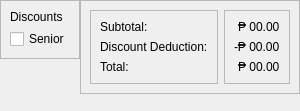
                    <widget class="QWidget" name="widget_7" native="true">
                     <property name="sizePolicy">
                      <sizepolicy hsizetype="Preferred" vsizetype="Maximum">
                       <horstretch>0</horstretch>
                       <verstretch>0</verstretch>
                      </sizepolicy>
                     </property>
                     <layout class="QHBoxLayout" name="horizontalLayout_10">
                      <property name="spacing">
                       <number>0</number>
                      </property>
                      <property name="leftMargin">
                       <number>0</number>
                      </property>
                      <property name="topMargin">
                       <number>0</number>
                      </property>
                      <property name="rightMargin">
                       <number>0</number>
                      </property>
                      <property name="bottomMargin">
                       <number>17</number>
                      </property>
                      <item alignment="Qt::AlignTop">
                       <widget class="QFrame" name="frame_8">
                        <property name="frameShape">
                         <enum>QFrame::StyledPanel</enum>
                        </property>
                        <property name="frameShadow">
                         <enum>QFrame::Raised</enum>
                        </property>
                        <layout class="QVBoxLayout" name="verticalLayout_20">
                         <property name="spacing">
                          <number>5</number>
                         </property>
                         <item>
                          <widget class="QLabel" name="label_38">
                           <property name="sizePolicy">
                            <sizepolicy hsizetype="Preferred" vsizetype="Maximum">
                             <horstretch>0</horstretch>
                             <verstretch>0</verstretch>
                            </sizepolicy>
                           </property>
                           <property name="text">
                            <string>Discounts</string>
                           </property>
                          </widget>
                         </item>
                         <item>
                          <widget class="QCheckBox" name="SeniorCheckBox">
                           <property name="text">
                            <string>Senior</string>
                           </property>
                          </widget>
                         </item>
                        </layout>
                       </widget>
                      </item>
                      <item>
                       <widget class="QFrame" name="frame_9">
                        <property name="frameShape">
                         <enum>QFrame::StyledPanel</enum>
                        </property>
                        <property name="frameShadow">
                         <enum>QFrame::Raised</enum>
                        </property>
                        <layout class="QHBoxLayout" name="horizontalLayout_11">
                         <item>
                          <widget class="QFrame" name="frame_10">
                           <property name="frameShape">
                            <enum>QFrame::StyledPanel</enum>
                           </property>
                           <property name="frameShadow">
                            <enum>QFrame::Raised</enum>
                           </property>
                           <layout class="QVBoxLayout" name="verticalLayout_21">
                            <item>
                             <widget class="QLabel" name="label_39">
                              <property name="text">
                               <string>Subtotal:</string>
                              </property>
                             </widget>
                            </item>
                            <item>
                             <widget class="QLabel" name="label_40">
                              <property name="text">
                               <string>Discount Deduction:</string>
                              </property>
                             </widget>
                            </item>
                            <item>
                             <widget class="QLabel" name="label_41">
                              <property name="text">
                               <string>Total:</string>
                              </property>
                             </widget>
                            </item>
                           </layout>
                          </widget>
                         </item>
                         <item>
                          <widget class="QFrame" name="frame_11">
                           <property name="frameShape">
                            <enum>QFrame::StyledPanel</enum>
                           </property>
                           <property name="frameShadow">
                            <enum>QFrame::Raised</enum>
                           </property>
                           <layout class="QVBoxLayout" name="verticalLayout_22">
                            <item alignment="Qt::AlignRight">
                             <widget class="QLabel" name="SubtotalAmount">
                              <property name="text">
                               <string>₱ 00.00</string>
                              </property>
                             </widget>
                            </item>
                            <item alignment="Qt::AlignRight">
                             <widget class="QLabel" name="DiscountedAmount">
                              <property name="text">
                               <string>-₱ 00.00</string>
                              </property>
                             </widget>
                            </item>
                            <item alignment="Qt::AlignRight">
                             <widget class="QLabel" name="TotalAmount">
                              <property name="text">
                               <string>₱ 00.00</string>
                              </property>
                             </widget>
                            </item>
                           </layout>
                          </widget>
                         </item>
                        </layout>
                       </widget>
                      </item>
                     </layout>
                    </widget>
